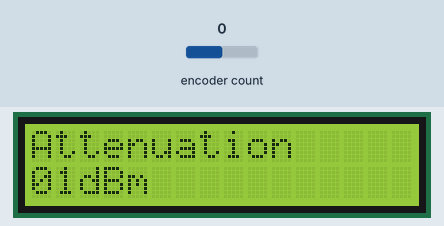
Bench run of a sketch on a simulated Arduino Uno, built with avr-gcc and run on an emulated ATmega328P. Parts: 16×2 character LCD. Inputs (shaded band) come from the test bench; at power-on: encoder count 0.

Above: at 1.2 s.
1.3 s: encoder count set to 1
At 2.5 s:
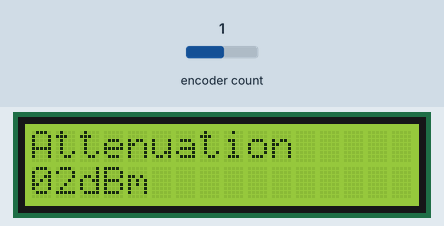
2.8 s: encoder count set to 2
At 3.6 s:
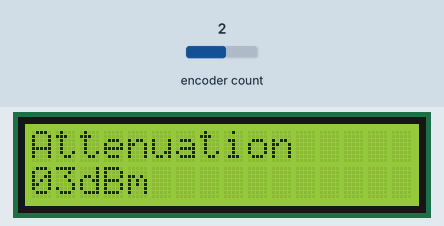
4.3 s: encoder count set to 3
At 4.8 s:
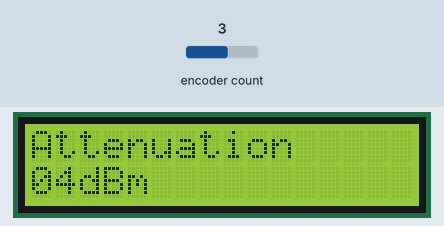
Timing chart, 0 to 7.3 s (numbered marks = the images above; inputs shaded):
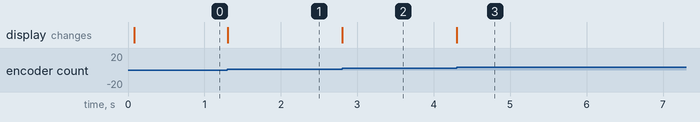

Measured:
- after the input at 1.3 s, the display: changes at once (image 1)
- after the input at 2.8 s, the display: changes at once (image 2)
- after the input at 4.3 s, the display: changes at once (image 3)

The sketch:

SteppedAttenuator.ino
```cpp
#include "LiquidCrystal_I2C.h"
#include  "Wire.h"
#include <Encoder.h>

//initialize the liquid crystal library
//the first parameter is  the I2C address
//the second parameter is how many rows are on your screen
//the  third parameter is how many columns are on your screen
LiquidCrystal_I2C lcd(0x27,  16, 2);
Encoder myEnc(15, 16);
char buffer[3];

const int DB1 = 2;
const int DB2 = 3;
const int DB4 = 3;
const int DB8 = 5;
const int DB16 = 6;
const int DB20 = 7;

const int LOW_ATTEN = 0;    //Minimum Attenuation - pass through
const int HIGH_ATTEN = 51;  //Maximum Attenuation Possible

const int ENCODER_DEAD_BAND_RANGE = 1; //This stops attenutation value jumping around by putting a small dead band into the encoder
int attenValue = 0; // Initial Attenuation Value

void setup() {
   //initialize lcd screen
  lcd.init();
  // turn on the backlight
  lcd.backlight();
  // tell the screen to write on the top row
  lcd.setCursor(0,0);
  lcd.print("Attenuation");
  lcd.setCursor(2, 1);
  lcd.print("dBm");
}

long oldPosition  = -999;

void loop() {

  long rawPosition = myEnc.read();

  long newPosition = rawPosition / 4;
  if (newPosition != oldPosition) {
    if (newPosition > oldPosition) {
      attenValue++;
    } else {
      attenValue--;
    }
    oldPosition = newPosition;
    if (attenValue > HIGH_ATTEN) attenValue = HIGH_ATTEN;
    if (attenValue < LOW_ATTEN) attenValue = LOW_ATTEN;
    }
  lcd.setCursor(0, 1);
  sprintf(buffer,"%02d", attenValue);
  lcd.print(buffer);

  // Action Attend Value on Relays
  if (attenValue > 20) {
    digitalWrite(DB20, HIGH);
  } else {
    digitalWrite(DB20, LOW);
  }
  if ((attenValue & 1) == 1) {
    digitalWrite(DB1, HIGH);
  } else {
    digitalWrite(DB1, LOW);
  }
  if ((attenValue & 2) == 2) {
    digitalWrite(DB2, HIGH);
  } else {
    digitalWrite(DB2, LOW);
  }
  if ((attenValue & 4) == 4) {
    digitalWrite(DB4, HIGH);
  } else {
    digitalWrite(DB4, LOW);
  }
  if ((attenValue & 8) == 8) {
    digitalWrite(DB8, HIGH);
  } else {
    digitalWrite(DB8, LOW);
  }
  if ((attenValue & 16) == 16) {
    digitalWrite(DB16, HIGH);
  } else {
    digitalWrite(DB16, LOW);
  }

}
```
